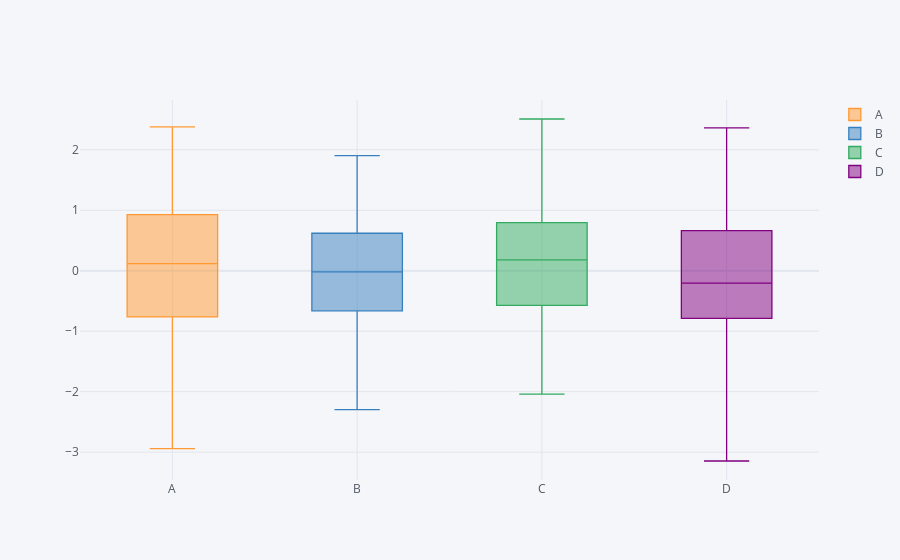

Notebook code cell kept with this figure:
### Code cell
# kind  = 'box'
df1.iplot(kind = 'box')
